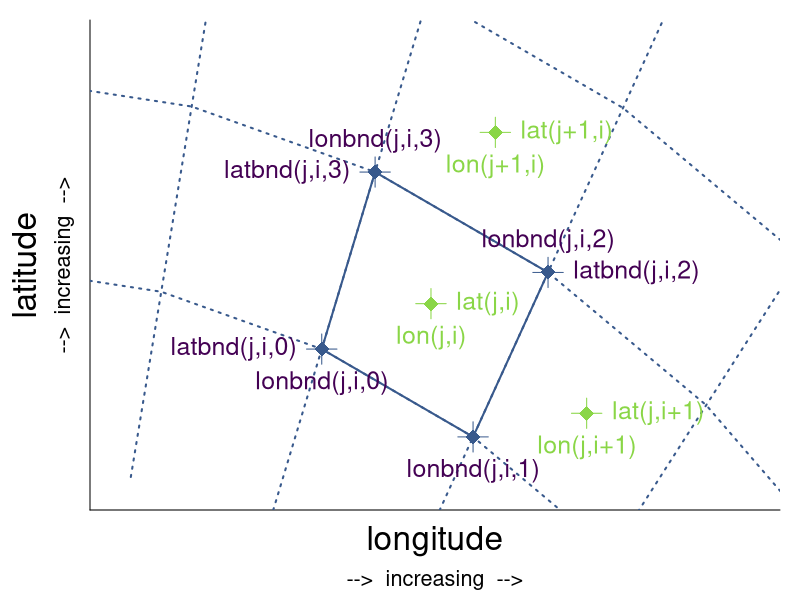

Source code (R):
# R version: >= 4.0.0
# r-svglite version: >= 2.0.0
library(svglite)

# define lat and lon
lon = 10:10
lat = 54:54

# sphere with radius and lon-center and lat-center
radius_grid_lower = 6
radius_grid_low = 7
radius_cell = c(7.5, 7.5, 7.5, 8.5)
radius_grid_high = 8
radius_grid_higher = 9
radius_grid_evenhigher = 10
clon =  7.0
clat = 47.1

## angles center
# 56, 65, 74
## angles bnds
# 51.5, 60.5, 69.5, 78.5

angles_cell = c(56, 65, 74, 65)
angles_grid = c(42.5, 51.5, 60.5, 69.5, 78.5, 87.5)
pi = 3.14
# grid lines above grid cells
ulon_grid_lower = radius_grid_lower * cos(angles_grid/180*pi) + clon
ulat_grid_lower = radius_grid_lower * sin(angles_grid/180*pi) + clat
ulon_grid_low = radius_grid_low * cos(angles_grid/180*pi) + clon
ulat_grid_low = radius_grid_low * sin(angles_grid/180*pi) + clat
# grid cell center coordinates
ulon_cell = radius_cell * cos(angles_cell/180*pi) + clon
ulat_cell = radius_cell * sin(angles_cell/180*pi) + clat
# grid lines below grid cells
ulon_grid_high = radius_grid_high * cos(angles_grid/180*pi) + clon
ulat_grid_high = radius_grid_high * sin(angles_grid/180*pi) + clat
ulon_grid_higher = radius_grid_higher * cos(angles_grid/180*pi) + clon
ulat_grid_higher = radius_grid_higher * sin(angles_grid/180*pi) + clat
ulon_grid_evenhigher = radius_grid_evenhigher * cos(angles_grid/180*pi) + clon
ulat_grid_evenhigher = radius_grid_evenhigher * sin(angles_grid/180*pi) + clat
# radial grid lines
rlon_grid = rbind(ulon_grid_lower, ulon_grid_low, ulon_grid_high, ulon_grid_higher, ulon_grid_evenhigher, NA)
rlat_grid = rbind(ulat_grid_lower, ulat_grid_low, ulat_grid_high, ulat_grid_higher, ulat_grid_evenhigher, NA)

lon_bnds = (10:11) - 0.5
lat_bnds = (54:55) - 0.5

dlon_solid = 0.4
dlat_solid = 0.4
dlon_dot = 1.4
dlat_dot = 0.6
dlon_text1 = 0.1
dlat_text1 = 0.08
dlon_max = 1.8
dlat_max = 0.8

nlon = length(lon)
nlat = length(lat)

# colors
col_grid_draw = '#38598CFF'
col_grid_text = '#440154FF'
col_cell_draw = '#8AD647FF'
col_cell_text = '#8AD647FF'

## write plot to file
# PNG: png('../pics/order_horizontal_bounds__2D_coord_variables.png', width = 7, height = 5.2, units='in', res = 300)
# PDF: pdf('order_horizontal_bounds__2D_coord_variables.pdf', width = 7, height = 5.2, paper='special')
svglite('order_horizontal_bounds__2D_coord_variables.svg', width = 7, height = 5.2)

par(mar = c(4.5, 4.5, 1, 1))

# create base plot
plot(c(ulon_cell[2]), c(ulat_cell[2]),
     xlab = ' ', ylab = '',
     xlim = c(lon_bnds[1] - dlon_dot, lon_bnds[nlon+1] + dlon_max),
     ylim = c(lat_bnds[1] - dlat_dot, lat_bnds[nlat+1] + dlat_max),
     xaxt = 'n', yaxt = 'n',
     bty = 'n', type = 'n')
axis(1, at = c(0, 360))
axis(2, at = c(0, 360))
mtext('longitude', 1, line = +1.2, cex = 2)
mtext('-->  increasing  -->', 1, line = +3, cex = 1.3)
mtext('latitude', 2, line = 2.5, cex = 2)
mtext('-->  increasing  -->', 2, line = 0.8, cex = 1.3)

# add grid ----
# grid lines, solid
lines(ulon_grid_low, ulat_grid_low, col = col_grid_draw, lwd = 2, lty = 'dotted')
lines(ulon_grid_high, ulat_grid_high, col = col_grid_draw, lwd = 2, lty = 'dotted')
lines(ulon_grid_higher, ulat_grid_higher, col = col_grid_draw, lwd = 2, lty = 'dotted')
lines(rlon_grid, rlat_grid, col = col_grid_draw, lwd = 2, lty = 'dotted')

# grid lines, solid
lines(ulon_grid_low[3:4], ulat_grid_low[3:4], col = col_grid_draw, lwd = 2)
lines(ulon_grid_high[3:4], ulat_grid_high[3:4], col = col_grid_draw, lwd = 2)
lines(rlon_grid[c(2:3,6),3:4], rlat_grid[c(2:3,6),3:4], col = col_grid_draw, lwd = 2)

# lines through grid intersection points
# lines(c(ulon_grid_low[4], ulon_grid_low[4]), c(ulat_grid_low[4] - dlat_text1, ulat_grid_low[4] + dlat_text1), col = col_grid_draw)
# lines(c(ulon_grid_low[4] - dlon_text1, ulon_grid_low[4] + dlon_text1), c(ulat_grid_low[4], ulat_grid_low[4]), col = col_grid_draw)
lines(rbind(ulon_grid_low[3:4], ulon_grid_low[3:4], NA), rbind(ulat_grid_low[3:4] - dlat_text1, ulat_grid_low[3:4] + dlat_text1, NA), col = col_grid_draw)
lines(rbind(ulon_grid_low[3:4] - dlon_text1, ulon_grid_low[3:4] + dlon_text1, NA), rbind(ulat_grid_low[3:4], ulat_grid_low[3:4], NA), col = col_grid_draw)
lines(rbind(ulon_grid_high[3:4], ulon_grid_high[3:4], NA), rbind(ulat_grid_high[3:4] - dlat_text1, ulat_grid_high[3:4] + dlat_text1, NA), col = col_grid_draw)
lines(rbind(ulon_grid_high[3:4] - dlon_text1, ulon_grid_high[3:4] + dlon_text1, NA), rbind(ulat_grid_high[3:4], ulat_grid_high[3:4], NA), col = col_grid_draw)

# dots on grid intersection
points(ulon_grid_low[3:4], ulat_grid_low[3:4], pch = 18, cex = 2, col = col_grid_draw)
points(ulon_grid_high[3:4], ulat_grid_high[3:4], pch = 18, cex = 2, col = col_grid_draw)

# lines through grid cell center
lines(c(ulon_cell[2], ulon_cell[2]), c(ulat_cell[2] - dlat_text1, ulat_cell[2] + dlat_text1), col = col_cell_draw)
lines(c(ulon_cell[2] - dlon_text1, ulon_cell[2] + dlon_text1), c(ulat_cell[2], ulat_cell[2]), col = col_cell_draw)
lines(c(ulon_cell[1], ulon_cell[1]), c(ulat_cell[1] - dlat_text1, ulat_cell[1] + dlat_text1), col = col_cell_draw)
lines(c(ulon_cell[1] - dlon_text1, ulon_cell[1] + dlon_text1), c(ulat_cell[1], ulat_cell[1]), col = col_cell_draw)
lines(c(ulon_cell[4], ulon_cell[4]), c(ulat_cell[4] - dlat_text1, ulat_cell[4] + dlat_text1), col = col_cell_draw)
lines(c(ulon_cell[4] - dlon_text1, ulon_cell[4] + dlon_text1), c(ulat_cell[4], ulat_cell[4]), col = col_cell_draw)

# dots in the grid cell center
points(ulon_cell[-3], ulat_cell[-3], pch = 18, cex = 2, col = col_cell_draw)

# add text ----
# bnds
text(ulon_grid_low[4], ulat_grid_low[4] - dlat_text1, 'lonbnd(j,i,0)', col = col_grid_text, cex = 1.5, pos = 1)
text(ulon_grid_low[4] - dlon_text1, ulat_grid_low[4], 'latbnd(j,i,0)', col = col_grid_text, cex = 1.5, pos = 2)
text(ulon_grid_low[3], ulat_grid_low[3] - dlat_text1, 'lonbnd(j,i,1)', col = col_grid_text, cex = 1.5, pos = 1)
# text(ulon_grid_low[3] - dlon_text1, ulat_grid_low[3], 'latbnd(j,i,1)', col = col_grid_text, cex = 1.5, pos = 2)
text(ulon_grid_high[3], ulat_grid_high[3] + dlat_text1, 'lonbnd(j,i,2)', col = col_grid_text, cex = 1.5, pos = 3)
text(ulon_grid_high[3] + dlon_text1, ulat_grid_high[3], 'latbnd(j,i,2)', col = col_grid_text, cex = 1.5, pos = 4)
text(ulon_grid_high[4], ulat_grid_high[4] + dlat_text1, 'lonbnd(j,i,3)', col = col_grid_text, cex = 1.5, pos = 3)
text(ulon_grid_high[4] - dlon_text1, ulat_grid_high[4], 'latbnd(j,i,3)', col = col_grid_text, cex = 1.5, pos = 2)

# grid cell center
text(ulon_cell[2], ulat_cell[2] - dlat_text1, 'lon(j,i)', col = col_cell_text, cex = 1.5, pos = 1)
text(ulon_cell[2] + dlon_text1, ulat_cell[2], 'lat(j,i)', col = col_cell_text, cex = 1.5, pos = 4)
text(ulon_cell[1], ulat_cell[1] - dlat_text1, 'lon(j,i+1)', col = col_cell_text, cex = 1.5, pos = 1)
text(ulon_cell[1] + dlon_text1, ulat_cell[1], 'lat(j,i+1)', col = col_cell_text, cex = 1.5, pos = 4)
text(ulon_cell[4], ulat_cell[4] - dlat_text1, 'lon(j+1,i)', col = col_cell_text, cex = 1.5, pos = 1)
text(ulon_cell[4] + dlon_text1, ulat_cell[4], 'lat(j+1,i)', col = col_cell_text, cex = 1.5, pos = 4)

# close picture output device
dev.off()
